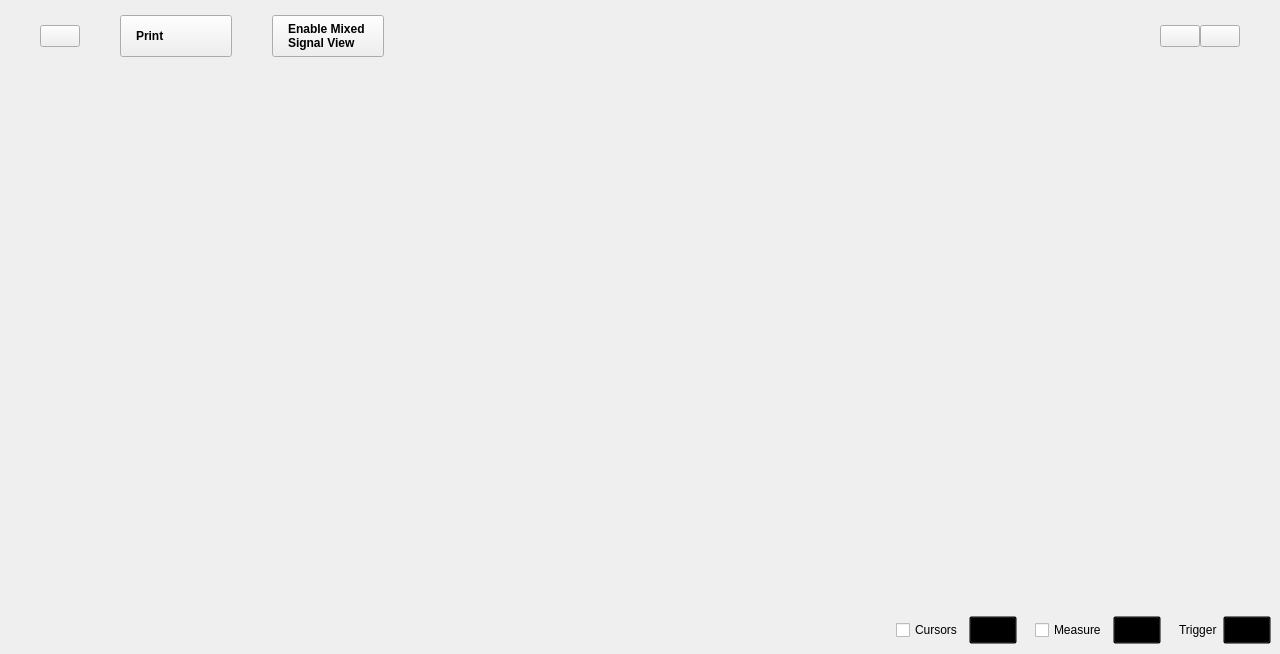
<?xml version="1.0" encoding="UTF-8"?>
<ui version="4.0">
 <class>Oscilloscope</class>
 <widget class="QWidget" name="Oscilloscope">
  <property name="geometry">
   <rect>
    <x>0</x>
    <y>0</y>
    <width>1280</width>
    <height>654</height>
   </rect>
  </property>
  <property name="sizePolicy">
   <sizepolicy hsizetype="MinimumExpanding" vsizetype="MinimumExpanding">
    <horstretch>0</horstretch>
    <verstretch>0</verstretch>
   </sizepolicy>
  </property>
  <property name="minimumSize">
   <size>
    <width>1280</width>
    <height>0</height>
   </size>
  </property>
  <property name="windowTitle">
   <string>Scopy Oscilloscope</string>
  </property>
  <layout class="QVBoxLayout" name="verticalLayout_2">
   <property name="spacing">
    <number>0</number>
   </property>
   <property name="leftMargin">
    <number>0</number>
   </property>
   <property name="topMargin">
    <number>0</number>
   </property>
   <property name="rightMargin">
    <number>0</number>
   </property>
   <property name="bottomMargin">
    <number>0</number>
   </property>
   <item>
    <widget class="adiscope::DetachDragZone" name="mainWidget" native="true">
     <layout class="QVBoxLayout" name="verticalLayout_3">
      <property name="spacing">
       <number>0</number>
      </property>
      <property name="leftMargin">
       <number>0</number>
      </property>
      <property name="topMargin">
       <number>0</number>
      </property>
      <property name="rightMargin">
       <number>0</number>
      </property>
      <property name="bottomMargin">
       <number>0</number>
      </property>
      <item>
       <layout class="QHBoxLayout" name="hLayout_top_btn_area">
        <property name="spacing">
         <number>40</number>
        </property>
        <property name="topMargin">
         <number>15</number>
        </property>
        <property name="rightMargin">
         <number>40</number>
        </property>
        <property name="bottomMargin">
         <number>9</number>
        </property>
        <item>
         <spacer name="horizontalSpacer_7">
          <property name="orientation">
           <enum>Qt::Horizontal</enum>
          </property>
          <property name="sizeType">
           <enum>QSizePolicy::Fixed</enum>
          </property>
          <property name="sizeHint" stdset="0">
           <size>
            <width>40</width>
            <height>10</height>
           </size>
          </property>
         </spacer>
        </item>
        <item>
         <widget class="adiscope::LinkedButton" name="btnHelp">
          <property name="text">
           <string/>
          </property>
         </widget>
        </item>
        <item>
         <widget class="QPushButton" name="printBtn">
          <property name="layoutDirection">
           <enum>Qt::RightToLeft</enum>
          </property>
          <property name="styleSheet">
           <string notr="true">QPushButton{
  width: 80px;
  height: 40px;

  text-align: left;
  font-weight: bold;
  padding-left: 15px;
  padding-right: 15px;
}</string>
          </property>
          <property name="text">
           <string>Print</string>
          </property>
          <property name="icon">
           <iconset resource="../resources/resources.qrc">
            <normaloff>:/icons/ic printer.svg</normaloff>:/icons/ic printer.svg</iconset>
          </property>
          <property name="iconSize">
           <size>
            <width>10</width>
            <height>10</height>
           </size>
          </property>
          <property name="blue_button" stdset="0">
           <bool>true</bool>
          </property>
         </widget>
        </item>
        <item>
         <widget class="QPushButton" name="mixedSignalBtn">
          <property name="styleSheet">
           <string notr="true">QPushButton{
  width: 80px;
  height: 40px;

  font-size: 12px;
  text-align: left;
  font-weight: bold;
  padding-left: 15px;
  padding-right: 15px;
}</string>
          </property>
          <property name="text">
           <string>Enable Mixed
Signal View</string>
          </property>
          <property name="blue_button" stdset="0">
           <bool>true</bool>
          </property>
         </widget>
        </item>
        <item>
         <spacer name="horizontalSpacer_11">
          <property name="orientation">
           <enum>Qt::Horizontal</enum>
          </property>
          <property name="sizeType">
           <enum>QSizePolicy::Expanding</enum>
          </property>
          <property name="sizeHint" stdset="0">
           <size>
            <width>40</width>
            <height>20</height>
           </size>
          </property>
         </spacer>
        </item>
        <item>
         <widget class="adiscope::RunSingleWidget" name="runSingleWidget" native="true"/>
        </item>
        <item>
         <widget class="QWidget" name="widget" native="true">
          <property name="minimumSize">
           <size>
            <width>30</width>
            <height>0</height>
           </size>
          </property>
          <layout class="QHBoxLayout" name="horizontalLayout_3">
           <property name="spacing">
            <number>0</number>
           </property>
           <property name="leftMargin">
            <number>0</number>
           </property>
           <property name="topMargin">
            <number>0</number>
           </property>
           <property name="rightMargin">
            <number>0</number>
           </property>
           <property name="bottomMargin">
            <number>0</number>
           </property>
           <item>
            <widget class="adiscope::CustomPushButton" name="btnGeneralSettings">
             <property name="styleSheet">
              <string notr="true"/>
             </property>
             <property name="text">
              <string/>
             </property>
             <property name="checkable">
              <bool>true</bool>
             </property>
             <property name="menu_icon_button" stdset="0">
              <bool>true</bool>
             </property>
             <property name="general_settings_icon" stdset="0">
              <bool>true</bool>
             </property>
             <attribute name="buttonGroup">
              <string notr="true">settings_group</string>
             </attribute>
            </widget>
           </item>
           <item>
            <widget class="QPushButton" name="btnSettings">
             <property name="styleSheet">
              <string notr="true"/>
             </property>
             <property name="text">
              <string/>
             </property>
             <property name="checkable">
              <bool>true</bool>
             </property>
             <property name="menu_icon_button" stdset="0">
              <bool>true</bool>
             </property>
             <property name="settings_icon" stdset="0">
              <bool>true</bool>
             </property>
            </widget>
           </item>
          </layout>
         </widget>
        </item>
       </layout>
      </item>
      <item>
       <layout class="QHBoxLayout" name="hLayout_central_area">
        <property name="spacing">
         <number>0</number>
        </property>
        <property name="leftMargin">
         <number>0</number>
        </property>
        <property name="rightMargin">
         <number>0</number>
        </property>
        <item>
         <widget class="QWidget" name="widgetPlotContainer" native="true">
          <property name="plot_container" stdset="0">
           <bool>true</bool>
          </property>
          <layout class="QVBoxLayout" name="plot_and_buffPreviewer">
           <property name="leftMargin">
            <number>0</number>
           </property>
           <property name="topMargin">
            <number>0</number>
           </property>
           <property name="rightMargin">
            <number>0</number>
           </property>
           <property name="bottomMargin">
            <number>0</number>
           </property>
           <item>
            <widget class="QWidget" name="hLayoutBufferPreview" native="true">
             <layout class="QHBoxLayout" name="hLayout_buffPreview">
              <property name="spacing">
               <number>0</number>
              </property>
              <item>
               <spacer name="horizontalSpacer_4">
                <property name="orientation">
                 <enum>Qt::Horizontal</enum>
                </property>
                <property name="sizeHint" stdset="0">
                 <size>
                  <width>10</width>
                  <height>10</height>
                 </size>
                </property>
               </spacer>
              </item>
              <item>
               <layout class="QVBoxLayout" name="vLayoutBufferSlot">
                <property name="spacing">
                 <number>0</number>
                </property>
               </layout>
              </item>
              <item>
               <spacer name="horizontalSpacer_3">
                <property name="orientation">
                 <enum>Qt::Horizontal</enum>
                </property>
                <property name="sizeHint" stdset="0">
                 <size>
                  <width>10</width>
                  <height>10</height>
                 </size>
                </property>
               </spacer>
              </item>
             </layout>
            </widget>
           </item>
           <item>
            <widget class="QWidget" name="plotContainer" native="true">
             <layout class="QGridLayout" name="gridLayout_5">
              <property name="leftMargin">
               <number>0</number>
              </property>
              <property name="topMargin">
               <number>0</number>
              </property>
              <property name="rightMargin">
               <number>0</number>
              </property>
              <property name="bottomMargin">
               <number>0</number>
              </property>
              <property name="spacing">
               <number>0</number>
              </property>
              <item row="1" column="0">
               <widget class="adiscope::InstrumentNotes" name="instrumentNotes" native="true"/>
              </item>
              <item row="0" column="0">
               <layout class="QVBoxLayout" name="plot_and_scales">
                <property name="spacing">
                 <number>0</number>
                </property>
                <property name="topMargin">
                 <number>0</number>
                </property>
                <property name="rightMargin">
                 <number>0</number>
                </property>
                <property name="bottomMargin">
                 <number>0</number>
                </property>
                <item>
                 <widget class="QWidget" name="plotWidget" native="true">
                  <layout class="QGridLayout" name="gridLayoutPlot">
                   <property name="leftMargin">
                    <number>25</number>
                   </property>
                   <property name="topMargin">
                    <number>1</number>
                   </property>
                   <property name="rightMargin">
                    <number>25</number>
                   </property>
                   <property name="bottomMargin">
                    <number>1</number>
                   </property>
                   <property name="spacing">
                    <number>0</number>
                   </property>
                  </layout>
                 </widget>
                </item>
                <item>
                 <widget class="QWidget" name="scalesWidget" native="true">
                  <layout class="QHBoxLayout" name="scales">
                   <property name="spacing">
                    <number>0</number>
                   </property>
                   <property name="leftMargin">
                    <number>1</number>
                   </property>
                   <property name="topMargin">
                    <number>1</number>
                   </property>
                   <property name="bottomMargin">
                    <number>0</number>
                   </property>
                   <item>
                    <layout class="QHBoxLayout" name="chn_scales">
                     <property name="spacing">
                      <number>15</number>
                     </property>
                     <property name="leftMargin">
                      <number>10</number>
                     </property>
                    </layout>
                   </item>
                   <item>
                    <spacer name="horizontalSpacer">
                     <property name="orientation">
                      <enum>Qt::Horizontal</enum>
                     </property>
                     <property name="sizeHint" stdset="0">
                      <size>
                       <width>0</width>
                       <height>15</height>
                      </size>
                     </property>
                    </spacer>
                   </item>
                  </layout>
                 </widget>
                </item>
               </layout>
              </item>
             </layout>
            </widget>
           </item>
          </layout>
         </widget>
        </item>
        <item>
         <layout class="QVBoxLayout" name="vLayout_for_rightMenu">
          <property name="topMargin">
           <number>0</number>
          </property>
          <item>
           <widget class="adiscope::MenuAnim" name="rightMenu" native="true">
            <property name="sizePolicy">
             <sizepolicy hsizetype="Maximum" vsizetype="Preferred">
              <horstretch>0</horstretch>
              <verstretch>0</verstretch>
             </sizepolicy>
            </property>
            <property name="minimumSize">
             <size>
              <width>0</width>
              <height>0</height>
             </size>
            </property>
            <layout class="QVBoxLayout" name="verticalLayout">
             <property name="spacing">
              <number>0</number>
             </property>
             <property name="leftMargin">
              <number>0</number>
             </property>
             <property name="topMargin">
              <number>20</number>
             </property>
             <property name="rightMargin">
              <number>0</number>
             </property>
             <property name="bottomMargin">
              <number>0</number>
             </property>
             <item>
              <widget class="QStackedWidget" name="stackedWidget">
               <property name="sizePolicy">
                <sizepolicy hsizetype="Minimum" vsizetype="Preferred">
                 <horstretch>0</horstretch>
                 <verstretch>0</verstretch>
                </sizepolicy>
               </property>
               <property name="currentIndex">
                <number>1</number>
               </property>
               <widget class="QWidget" name="channelSettings"/>
               <widget class="QWidget" name="logicSettings">
                <property name="minimumSize">
                 <size>
                  <width>150</width>
                  <height>0</height>
                 </size>
                </property>
                <property name="styleSheet">
                 <string notr="true"/>
                </property>
                <layout class="QVBoxLayout" name="logicSettingsLayout">
                 <property name="spacing">
                  <number>0</number>
                 </property>
                 <property name="leftMargin">
                  <number>15</number>
                 </property>
                 <property name="topMargin">
                  <number>0</number>
                 </property>
                 <property name="rightMargin">
                  <number>15</number>
                 </property>
                 <property name="bottomMargin">
                  <number>0</number>
                 </property>
                </layout>
               </widget>
               <widget class="QWidget" name="cursorsSettings"/>
               <widget class="QWidget" name="measureSettings"/>
               <widget class="QWidget" name="generalSettings"/>
              </widget>
             </item>
            </layout>
           </widget>
          </item>
         </layout>
        </item>
       </layout>
      </item>
      <item>
       <layout class="QHBoxLayout" name="hLayout_bottom_btn_area">
        <property name="spacing">
         <number>0</number>
        </property>
        <item>
         <layout class="QHBoxLayout" name="channelsList">
          <property name="leftMargin">
           <number>0</number>
          </property>
          <property name="rightMargin">
           <number>0</number>
          </property>
         </layout>
        </item>
        <item>
         <widget class="adiscope::CustomPushButton" name="btnAddMath">
          <property name="text">
           <string/>
          </property>
          <property name="icon">
           <iconset resource="../resources/resources.qrc">
            <normaloff>:/menu/add.svg</normaloff>:/menu/add.svg</iconset>
          </property>
          <property name="checkable">
           <bool>true</bool>
          </property>
          <property name="flat">
           <bool>true</bool>
          </property>
          <attribute name="buttonGroup">
           <string notr="true">settings_group</string>
          </attribute>
         </widget>
        </item>
        <item>
         <spacer name="horizontalSpacer_15">
          <property name="orientation">
           <enum>Qt::Horizontal</enum>
          </property>
          <property name="sizeType">
           <enum>QSizePolicy::Expanding</enum>
          </property>
          <property name="sizeHint" stdset="0">
           <size>
            <width>40</width>
            <height>20</height>
           </size>
          </property>
         </spacer>
        </item>
        <item>
         <widget class="QWidget" name="widget_3" native="true">
          <property name="sizePolicy">
           <sizepolicy hsizetype="Preferred" vsizetype="Fixed">
            <horstretch>0</horstretch>
            <verstretch>0</verstretch>
           </sizepolicy>
          </property>
          <property name="minimumSize">
           <size>
            <width>0</width>
            <height>48</height>
           </size>
          </property>
          <property name="styleSheet">
           <string notr="true">QPushButton {
  width: 40px;
  height: 20px;
  background-color: transparent;
}
QPushButton:pressed { border-image: url(:/icons/setup_btn_checked.svg); }
QPushButton:!pressed { border-image: url(:/icons/setup_btn_unchecked.svg); }
QPushButton:hover:!pressed:!checked { border-image: url(:/icons/setup_btn_hover.svg); }
QPushButton:checked { border-image: url(:/icons/setup_btn_checked.svg); }</string>
          </property>
          <layout class="QHBoxLayout" name="horizontalLayout_6">
           <item>
            <widget class="QCheckBox" name="boxCursors">
             <property name="text">
              <string>Cursors</string>
             </property>
            </widget>
           </item>
           <item>
            <widget class="adiscope::CustomPushButton" name="btnCursors">
             <property name="enabled">
              <bool>false</bool>
             </property>
             <property name="text">
              <string/>
             </property>
             <property name="checkable">
              <bool>true</bool>
             </property>
             <attribute name="buttonGroup">
              <string notr="true">settings_group</string>
             </attribute>
            </widget>
           </item>
           <item>
            <spacer name="horizontalSpacer_9">
             <property name="orientation">
              <enum>Qt::Horizontal</enum>
             </property>
             <property name="sizeType">
              <enum>QSizePolicy::Fixed</enum>
             </property>
             <property name="sizeHint" stdset="0">
              <size>
               <width>12</width>
               <height>0</height>
              </size>
             </property>
            </spacer>
           </item>
           <item>
            <widget class="QCheckBox" name="boxMeasure">
             <property name="text">
              <string>Measure</string>
             </property>
            </widget>
           </item>
           <item>
            <widget class="adiscope::CustomPushButton" name="btnMeasure">
             <property name="enabled">
              <bool>false</bool>
             </property>
             <property name="text">
              <string/>
             </property>
             <property name="checkable">
              <bool>true</bool>
             </property>
             <attribute name="buttonGroup">
              <string notr="true">settings_group</string>
             </attribute>
            </widget>
           </item>
           <item>
            <spacer name="horizontalSpacer_8">
             <property name="orientation">
              <enum>Qt::Horizontal</enum>
             </property>
             <property name="sizeType">
              <enum>QSizePolicy::Fixed</enum>
             </property>
             <property name="sizeHint" stdset="0">
              <size>
               <width>12</width>
               <height>0</height>
              </size>
             </property>
            </spacer>
           </item>
           <item>
            <widget class="QLabel" name="label_4">
             <property name="text">
              <string>Trigger</string>
             </property>
             <property name="general_settings_label" stdset="0">
              <bool>true</bool>
             </property>
            </widget>
           </item>
           <item>
            <widget class="adiscope::CustomPushButton" name="btnTrigger">
             <property name="text">
              <string/>
             </property>
             <property name="checkable">
              <bool>true</bool>
             </property>
             <attribute name="buttonGroup">
              <string notr="true">settings_group</string>
             </attribute>
            </widget>
           </item>
          </layout>
         </widget>
        </item>
       </layout>
      </item>
     </layout>
    </widget>
   </item>
  </layout>
  <action name="actionClose">
   <property name="text">
    <string>Close</string>
   </property>
  </action>
 </widget>
 <customwidgets>
  <customwidget>
   <class>adiscope::DetachDragZone</class>
   <extends>QWidget</extends>
   <header>gui/detachdragzone.h</header>
   <container>1</container>
  </customwidget>
  <customwidget>
   <class>adiscope::InstrumentNotes</class>
   <extends>QWidget</extends>
   <header>gui/instrumentnotes.h</header>
   <container>1</container>
  </customwidget>
  <customwidget>
   <class>adiscope::LinkedButton</class>
   <extends>QPushButton</extends>
   <header>gui/linked_button.hpp</header>
  </customwidget>
  <customwidget>
   <class>adiscope::CustomPushButton</class>
   <extends>QPushButton</extends>
   <header>gui/customPushButton.hpp</header>
  </customwidget>
  <customwidget>
   <class>adiscope::MenuAnim</class>
   <extends>QWidget</extends>
   <header>gui/menu_anim.hpp</header>
   <container>1</container>
  </customwidget>
  <customwidget>
   <class>adiscope::RunSingleWidget</class>
   <extends>QWidget</extends>
   <header>gui/runsinglewidget.h</header>
   <container>1</container>
  </customwidget>
 </customwidgets>
 <resources>
  <include location="../resources/resources.qrc"/>
  <include location="../resources/resources.qrc"/>
  <include location="../resources/resources.qrc"/>
 </resources>
 <connections>
  <connection>
   <sender>btnMeasure</sender>
   <signal>toggled(bool)</signal>
   <receiver>btnSettings</receiver>
   <slot>setChecked(bool)</slot>
   <hints>
    <hint type="sourcelabel">
     <x>1031</x>
     <y>628</y>
    </hint>
    <hint type="destinationlabel">
     <x>1116</x>
     <y>40</y>
    </hint>
   </hints>
  </connection>
  <connection>
   <sender>boxMeasure</sender>
   <signal>toggled(bool)</signal>
   <receiver>btnMeasure</receiver>
   <slot>setEnabled(bool)</slot>
   <hints>
    <hint type="sourcelabel">
     <x>964</x>
     <y>628</y>
    </hint>
    <hint type="destinationlabel">
     <x>1031</x>
     <y>628</y>
    </hint>
   </hints>
  </connection>
  <connection>
   <sender>boxCursors</sender>
   <signal>toggled(bool)</signal>
   <receiver>btnCursors</receiver>
   <slot>setEnabled(bool)</slot>
   <hints>
    <hint type="sourcelabel">
     <x>811</x>
     <y>628</y>
    </hint>
    <hint type="destinationlabel">
     <x>878</x>
     <y>628</y>
    </hint>
   </hints>
  </connection>
  <connection>
   <sender>btnCursors</sender>
   <signal>toggled(bool)</signal>
   <receiver>btnSettings</receiver>
   <slot>setChecked(bool)</slot>
   <hints>
    <hint type="sourcelabel">
     <x>878</x>
     <y>628</y>
    </hint>
    <hint type="destinationlabel">
     <x>1116</x>
     <y>40</y>
    </hint>
   </hints>
  </connection>
  <connection>
   <sender>btnTrigger</sender>
   <signal>toggled(bool)</signal>
   <receiver>btnSettings</receiver>
   <slot>setChecked(bool)</slot>
   <hints>
    <hint type="sourcelabel">
     <x>1157</x>
     <y>628</y>
    </hint>
    <hint type="destinationlabel">
     <x>1116</x>
     <y>40</y>
    </hint>
   </hints>
  </connection>
 </connections>
 <buttongroups>
  <buttongroup name="settings_group"/>
 </buttongroups>
</ui>
